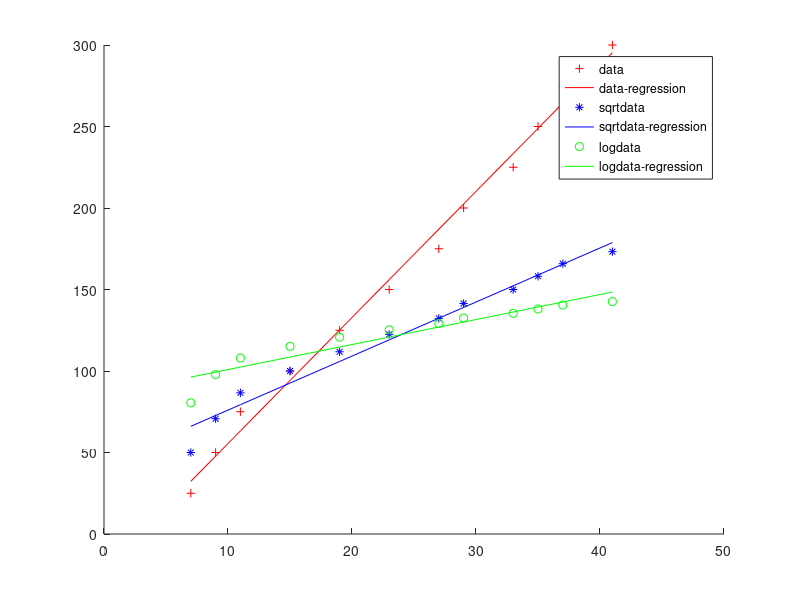

The MATLAB script that drew this image:
clc;close all;clear all;
k = [7,9,11,15,19,23,27,29,33,35,37,41];
p = [25,50,75,100,125,150,175,200,225,250,275,300];
c_1 = polyfit(k,p,1);
c_2 = polyfit(k,10*sqrt(p),1);
c_3 = polyfit(k,25*log(p),1);

figure;
hold on;
plot(k,p,'r+');
plot(k,c_1(1)*k+c_1(2),'r');
plot(k,10*sqrt(p),'b*');
plot(k,c_2(1)*k+c_2(2),'b');
plot(k,25*log(p),'go');
plot(k,c_3(1)*k+c_3(2),'g');
legend('data','data-regression','sqrt{data}','sqrt{data}-regression',...
    'log{data}','log{data}-regression');

save('c.mat','c_1');